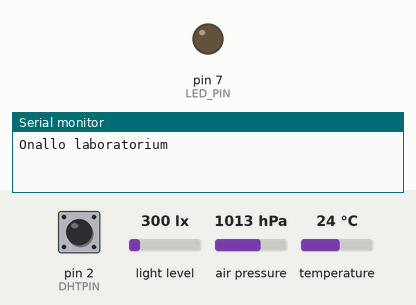
Recording of a sketch running on a simulated Arduino Uno, built with avr-gcc and run on an emulated ATmega328P. Parts: output pins drawn as LEDs (lit = HIGH), the last lines printed to the serial monitor. The test bench sets the inputs (shaded band); at power-on: pin 2 (DHTPIN) HIGH, light level 300 lx, air pressure 1013 hPa, temperature 24 °C. Pins used as bus, display or sensor lines are not drawn.

Above: at 5.0 s.
At 10.15 s:
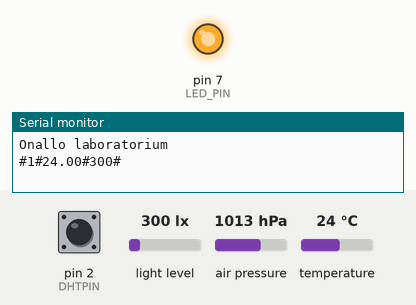
Timing chart, 0 to 13.4 s (numbered marks = the images above):
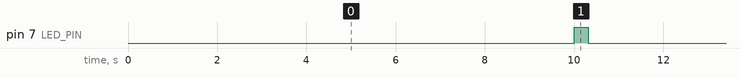

The sketch:

onlab.ino.ino
```cpp
/* ******** Includes ******** */
#include <Wire.h>
#include <Adafruit_Sensor.h>
#include <Adafruit_BMP085_U.h>
#include <BH1750.h>
#include <DHT.h>
#include <avr/io.h>
#include <avr/interrupt.h>
#include <SoftwareSerial.h>

/* ******** Constants ******** */
// #define DEBUG
#define AT_MODE
#define DHTPIN 2
#define DHTTYPE DHT11
#define LED_PIN 7
#define ON 1
#define OFF 0
#define TX 9
#define RX 8
#define KEY 10

/* ******** Global variables ******** */
int flag_meres = 0;
uint32_t counter = 0;
uint32_t meres_sorszam = 1;
int seconds = 0;
int receivedByte;

/* ******** Global class objects ******** */
Adafruit_BMP085_Unified bmp = Adafruit_BMP085_Unified(10085);
BH1750 lightMeter;
DHT dht(DHTPIN, DHTTYPE);
SoftwareSerial bluetooth(RX, TX);

/* ******** TIMER1 interrupt handler function ******** */
// Interrupts every second
ISR(TIMER1_COMPA_vect)
{
  seconds++;
}

/* ******** TIMER1 init function ******** */
void setTimer1(void)
{
  // initialize Timer1
  cli();          // disable global interrupts
  TCCR1A = 0;     // set entire TCCR1A register to 0
  TCCR1B = 0;     // same for TCCR1B

  // set compare match register to desired timer count:
  OCR1A = 15624; // 15624

  // turn on CTC mode:
  TCCR1B |= (1 << WGM12);

  // Set CS10 and CS12 bits for 1024 prescaler:
  TCCR1B |= (1 << CS10);
  TCCR1B |= (1 << CS12);

  // enable timer compare interrupt:
  TIMSK1 |= (1 << OCIE1A);

  // enable global interrupts:
  sei();
}

/* ******** setup function ******** */
void setup(void)
{
  setTimer1();
  Serial.begin(9600, SERIAL_8N1);
  Serial.println("Onallo laboratorium");
  pinMode(LED_PIN, OUTPUT);
  digitalWrite(LED_PIN, LOW);
  pinMode(RX, INPUT);
  pinMode(TX, OUTPUT);
  pinMode(KEY, OUTPUT);
  #ifdef AT_MODE
    digitalWrite(KEY, HIGH);
  #else
    digitalWrite(KEY, LOW);
  #endif

  #ifdef DEBUG
    bluetooth.begin(38400);
  #else
    bluetooth.begin(9600);
  #endif

  Wire.begin();
  lightMeter.begin();
  if(!bmp.begin())
  {
    Serial.print("Ooops, no BMP085 detected ... Check your wiring or I2C ADDR!");
    while(1);
  }

  dht.begin();
}

void dht11_read(void)
{
  // Reading temperature or humidity takes about 250 milliseconds!
  // Sensor readings may also be up to 2 seconds 'old' (its a very slow sensor)
  float h = dht.readHumidity();
  // Read temperature as Celsius (the default)
  float t = dht.readTemperature();

  // Check if any reads failed and exit early (to try again).
  if (isnan(h) || isnan(t)) {
    // Serial.println("Failed to read from DHT sensor!");
    return;
  }

  // Compute heat index in Celsius (isFahreheit = false)
  float hic = dht.computeHeatIndex(t, h, false);

  Serial.print(h);
  Serial.print('#');
  Serial.print(t);
  Serial.print('#');
  Serial.print(hic);
  Serial.println('%');

  bluetooth.print(h);
  bluetooth.print('#');
  bluetooth.print(t);
  bluetooth.print('#');
  bluetooth.print(hic);
  bluetooth.print('%');
/*
  Serial.print(h); // százalékos érték!!!
  Serial.print(" ");
  Serial.print(t);
  Serial.print(" ");
  Serial.print(hic);
  Serial.println(" ");
  */
}

void loop(void)
{
  flag_meres = 1;
  delay(10*1000);
  /*
  if(bluetooth.available() > 0)
  {
    receivedByte = bluetooth.read();
    Serial.write(receivedByte); Serial.print(" ");
    Serial.println(receivedByte, DEC);
    // Serial.flush();
  }
  if(Serial.available() > 0)
  {
    bluetooth.write(Serial.read());
    digitalWrite(LED_PIN, HIGH);
    delay(10);
    digitalWrite(LED_PIN, LOW);
  }
  if(receivedByte == '1')
  {
    digitalWrite(LED_PIN, HIGH);
    Serial.flush();
  }
  else if(receivedByte == '0')
  {
    digitalWrite(LED_PIN, LOW);
    Serial.flush();
  }
  else if(receivedByte == 47)
  {
    flag_meres = 1;
    receivedByte = 0;
  }
  */
  if(flag_meres)
  {
    float temp;
    digitalWrite(LED_PIN, HIGH);
    //Serial.print(meres_sorszam);
    //Serial.print(" ");
    sensors_event_t event;
    bmp.getEvent(&event);
    uint16_t lux = lightMeter.readLightLevel();
    //Serial.print(lux);
    //Serial.print(" ");
    if (event.pressure)
    {
      //Serial.print(event.pressure); Serial.print(" ");
      bmp.getTemperature(&temp);
      //Serial.print(temp); Serial.print(" ");
      //bluetooth.print(temp);
    }
    else
    {
      //Serial.println("BMP180 sikertelen meres");
    }
    //dht11_read();
    Serial.print('#');
    Serial.print(meres_sorszam);
    Serial.print('#');
    Serial.print(temp);
    Serial.print('#');
    Serial.print(lux);
    Serial.print('#');
    bluetooth.print('#');
    bluetooth.print(meres_sorszam);
    bluetooth.print('#');
    bluetooth.print(temp);
    bluetooth.print('#');
    bluetooth.print(lux);
    bluetooth.print('#');
    dht11_read();
    meres_sorszam++;
    seconds = 0;
    digitalWrite(LED_PIN, LOW);
    flag_meres = 0;
  }
  /*
  if(seconds >= 10)
  {
    Serial.print(meres_sorszam);
    Serial.print(" ");
    sensors_event_t event;
    bmp.getEvent(&event);
    uint16_t lux = lightMeter.readLightLevel();
    Serial.print(lux);
    Serial.print(" ");
    if (event.pressure)
    {
      Serial.print(event.pressure); Serial.print(" ");
      float temp;
      bmp.getTemperature(&temp);
      Serial.print(temp); Serial.print(" ");
    }
    else
    {
      Serial.println("BMP180 sikertelen meres");
    }
    dht11_read();
    meres_sorszam++;
    seconds = 0;
  }
  */

}
```

Measured:
- by itself, pin 7 (LED_PIN): alternates HIGH for 0.31 s and LOW for 10.0 s
